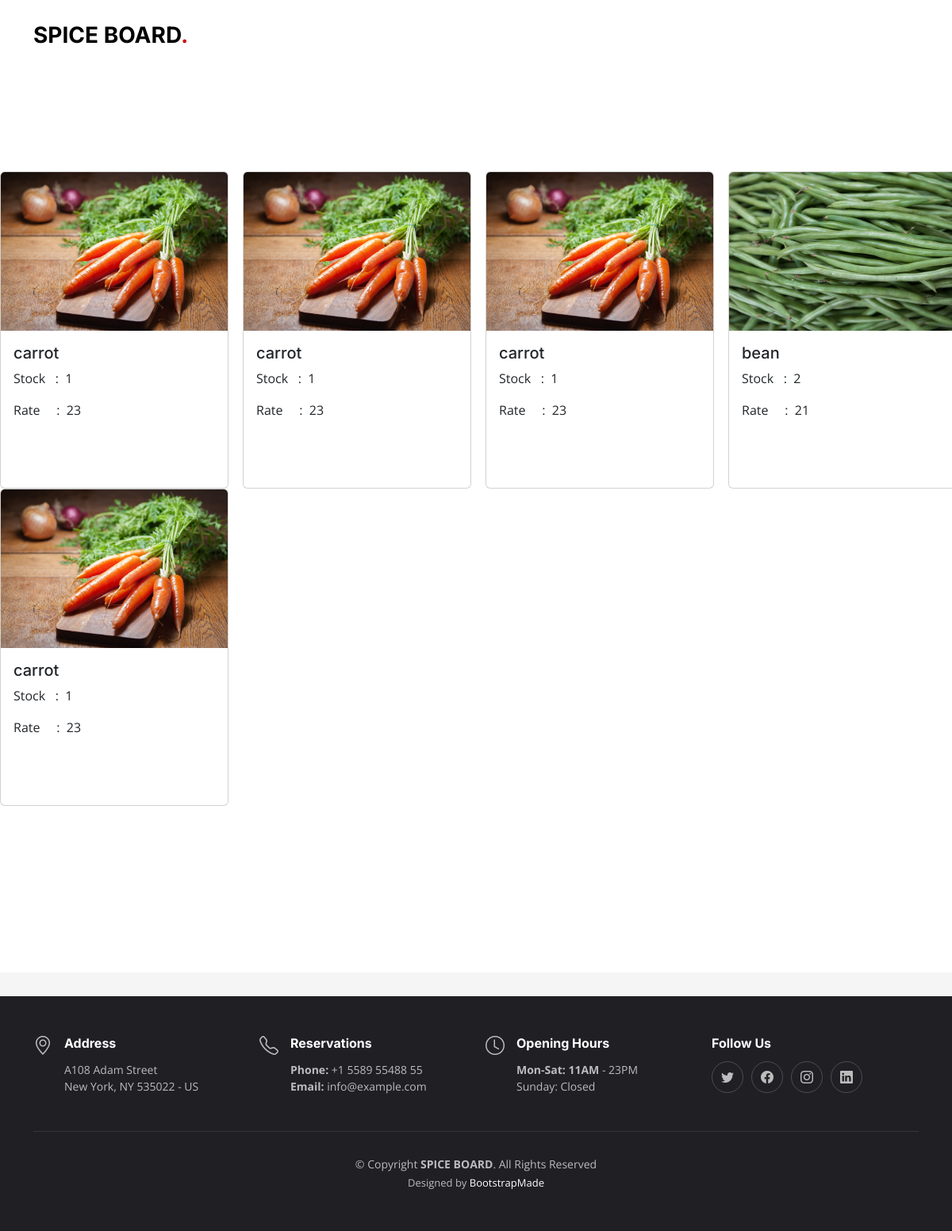
Page /history/ (signed in) on the committed database.
### app/models.py (models this page shows)
class Cart_table(models.Model):
    cart_id = models.AutoField(primary_key=True)
    cart_date=models.CharField(max_length=100)
    cart_name=models.CharField(max_length=100)
    cart_cat=models.CharField(max_length=100)
    cart_stock=models.CharField(max_length=100)
    cart_rate=models.CharField(max_length=100)
    uid=models.ForeignKey(Usertable,on_delete=models.CASCADE,blank=True,null=True)
    pid=models.ForeignKey(Product_table,on_delete=models.CASCADE,blank=True,null=True)
    cart1=models.CharField(max_length=100,default="" )
    cart2=models.CharField(max_length=100,default="" )
    cart3=models.CharField(max_length=100,default="" )

class Product_table(models.Model):
    pid = models.AutoField(primary_key=True)
    p_date=models.CharField(max_length=100)
    p_name=models.CharField(max_length=100)
    p_img=models.ImageField(max_length=100)
    p_cat=models.CharField(max_length=100)
    p_stock=models.CharField(max_length=100)
    p_rate=models.CharField(max_length=100)
    fid=models.ForeignKey(Farmertable,on_delete=models.CASCADE,blank=True,null=True)
    pro1=models.CharField(max_length=100,default="" )
    pro2=models.CharField(max_length=100,default="" )

### app/views.py (the view)
# urls.py: path('history/', views.history),
def history(request):
    uid=request.session.get('uid')
    abc = Cart_table.objects.filter(cart_cat="paid",uid_id=uid)
    return render(request,"user/history.html",{"abc":abc})

### templates/user/history.html (shortened to what this page needs)
{% extends 'user/user_home.html' %}
	{% load static %}
	{% block content %}
    <div class="mt-5">
        <br>
        <br>
        <br>
        <br>
        <br>
        <div class="mt-5">
                        <div class="row">
                            {% for i in abc%}
                            <div class="col-3">
                                        <div class="card" style="width: 18rem;height:25rem;">
                                            <img src="/static/assets/image/{{i.pid.p_img}}" class="card-img-top" style="height: 200px;" alt="...">
                                            <div class="card-body">
                                              <h5 class="card-title">{{i.pid.p_name}}</h5>
                                              <p class="card-text">Stock &nbsp : &nbsp{{i.cart_stock}}</p>
                                              <p class="card-text">Rate &nbsp &nbsp  : &nbsp{{i.pid.p_rate}}</p>
                                            </div>
                                            </div>
                                    </div>
                            {% endfor %}
                        </div>
    <br><br><br><br><br>
	{% endblock %}

### static/assets/css/main.css (style rules this page uses)
:root { --font-default: "Open Sans", system-ui, -apple-system, "Segoe UI", Roboto, "Helvetica Neue", Arial, "Noto Sans", "Liberation Sans", sans-serif, "Apple Color Emoji", "Segoe UI Emoji", "Segoe UI Symbol", "Noto Color Emoji"; --font-primary: "Amatic SC", sans-serif; --font-secondary: "Inter", sans-serif; }
:root { --color-default: #212529; --color-primary: #ce1212; --color-secondary: #37373f; }
:root { scroll-behavior: smooth; }
body { font-family: var(--font-default); color: var(--color-default); }
h1, h2, h3, h4, h5, h6 { font-family: var(--font-secondary); }

### rows in the picture
Cart_table: pid.p_img (picture), pid.p_name "carrot", cart_stock "1", pid.p_rate "23"
Cart_table: pid.p_img (picture), pid.p_name "carrot", cart_stock "1", pid.p_rate "23"
Cart_table: pid.p_img (picture), pid.p_name "carrot", cart_stock "1", pid.p_rate "23"
Cart_table: pid.p_img (picture), pid.p_name "bean", cart_stock "2", pid.p_rate "21"
Cart_table: pid.p_img (picture), pid.p_name "carrot", cart_stock "1", pid.p_rate "23"
